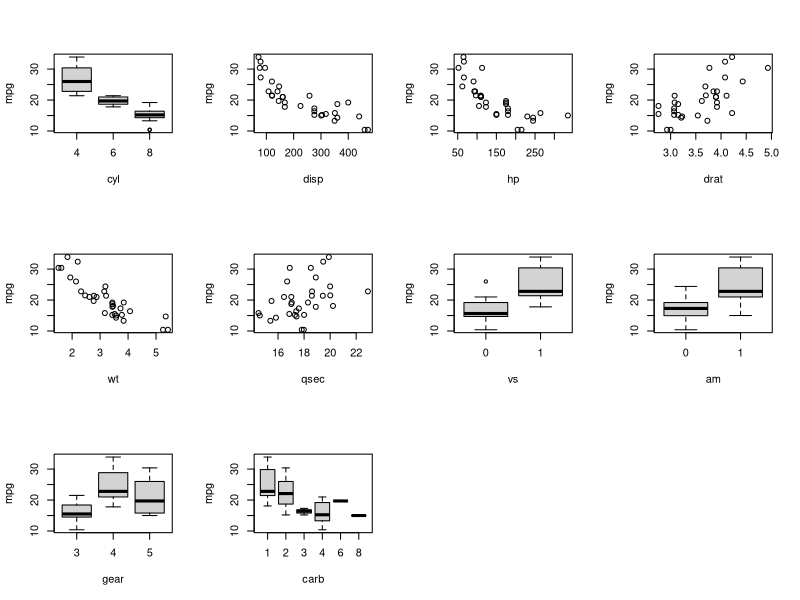
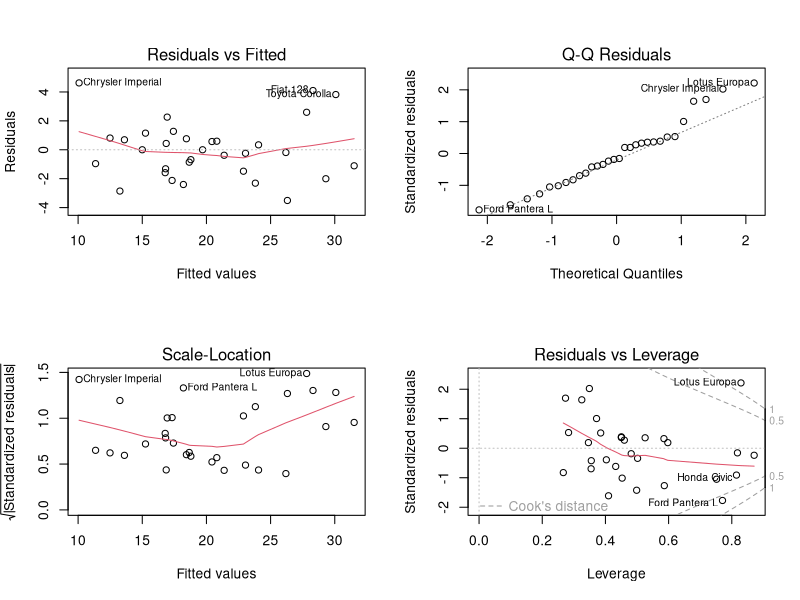
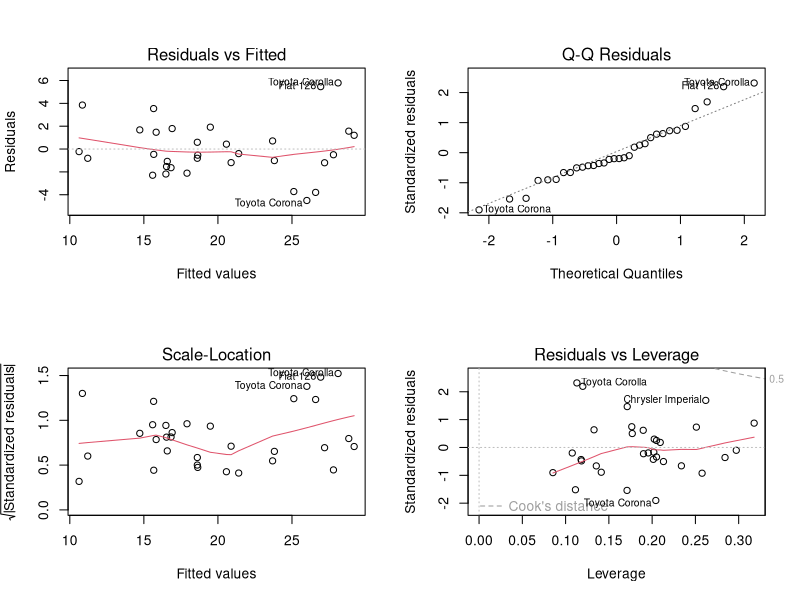

Here is the R script that generated these plots, in order:
## ---- chunk 1
knitr::opts_chunk$set(echo = TRUE)
## ---- chunk 2
library(ggplot2)
data("mtcars")
#summary(mtcars)
m <- mtcars
m$cyl <- as.factor(m$cyl)
m$vs <- as.factor(m$vs)
m$am <- as.factor(m$am)
m$gear <- as.factor(m$gear)
m$carb <- as.factor(m$carb)
## ---- chunk 3
fit1 <- lm(mpg~.,data=m)
anova(fit1)
## ---- chunk 4
fit2 <- lm(mpg~disp+wt+cyl+am,data=m)
summary(fit2)
## ---- chunk 5
par(mfrow = c(3,4))
plot(mpg~.,data=m)
## ---- chunk 6
par(mfrow = c(2, 2))
plot(fit1)
## ---- chunk 7
par(mfrow = c(2, 2))
plot(fit2)
